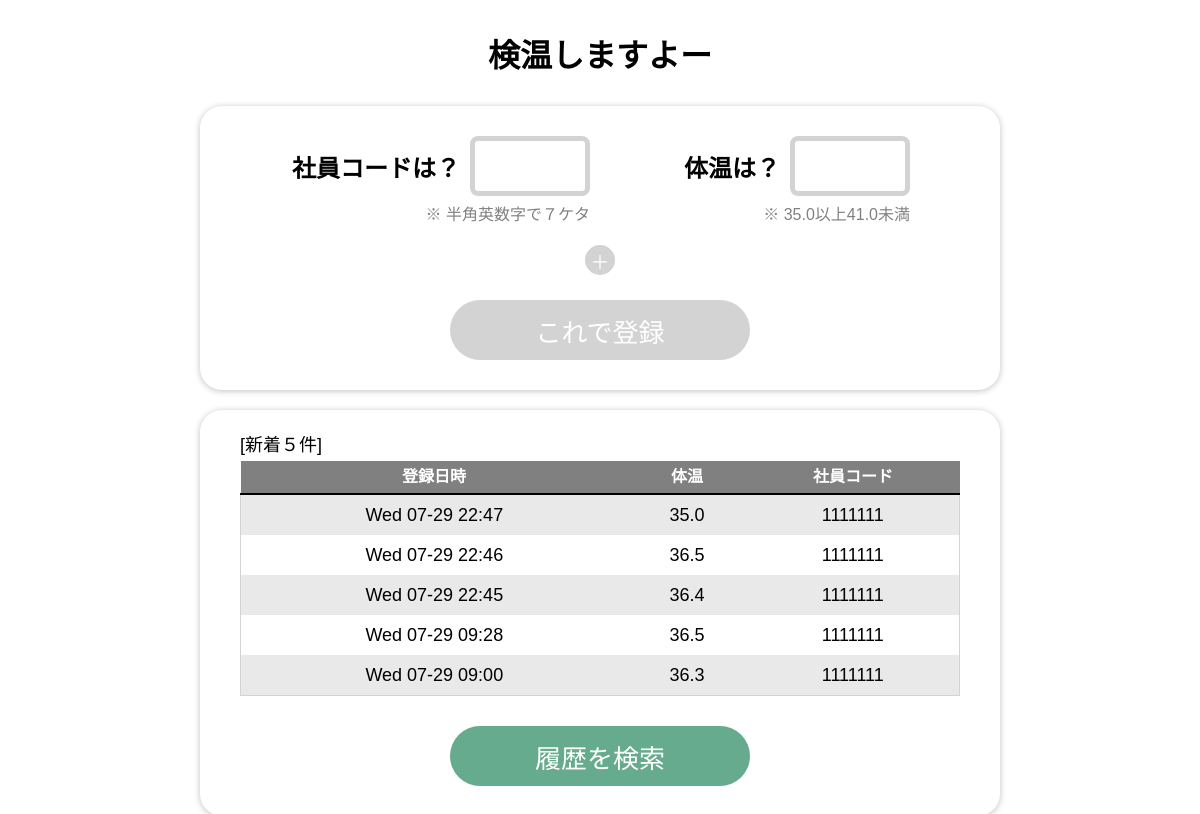
The page / on the database its author committed.
### main/models.py (models this page shows, shortened)
class Entry(db.Model):
    id = db.Column(db.Integer, primary_key=True)
    jcode = db.Column(db.String)
    temp = db.Column(db.Float)
    date = db.Column(db.DateTime)
    breathlessness = db.Column(db.String)
    dullness = db.Column(db.String)
    comment = db.Column(db.String)

### main/views.py (the view)
@app.route('/', methods=['get','post'])
def show_entries():
    entries_head = Entry.query\
        .order_by(desc(Entry.date))\
        .limit(5)\
        .all()
    return flask.render_template('entry.html', entries_head=entries_head)

### main/templates/entry.html (shortened to what this page needs)
<!DOCTYPE html>
<html lang="ja">
  <head>
    <link rel="stylesheet" href="../static/style.css">
  </head>
  <body>
    <div class="container">
      <h1>検温しますよー</h1>
    </div>
    <div class="module-container">
      <form action="{{ url_for('add_entry') }}" method=post>
        <div class="qa-area">
          <div class="jcode-box" >
            <div class="qa-set">
              <div class="q-line">
                <p>社員コードは？</p>
              </div>
              <div class="a-form">
                <input type="text" name="jcode" id="input1" maxlength="7">
              </div>
            </div>
            <div class="alert-line">
              <p id="alert1"> ※ 半角英数字で７ケタ</p>
            </div>
          </div>
          <div class="temp-box">
            <div class="qa-set">
              <div class="q-line">
                <p>体温は？</p>
              </div>
              <div class="a-form">
                <input type="text" name="temp" id="input2" maxlength="4">
              </div>
            </div>
            <div class="alert-line">
              <p id="alert2"> ※ 35.0以上41.0未満</p>
            </div>
          </div>
        </div>
        <div class="extra-area">
          <div>
            <button type="button" id="extra-btn">＋</button>
          </div>
        </div>
        <div class="submit-area">
          <button type="submit" id="enter-btn">これで登録</button>
        </div>
      </form>
    </div>
    <div class="module-container">
      <div class="logs-area">
        <p>[新着５件]</p>
        <div class="logs-box5">
          <table class="logs-table" align=left>
            <thead>
              <tr>
                <th>登録日時</th>
                <th>体温</th>
                <th>社員コード</th>
              </tr>
            </thead>
            <tbody>
              {% for entry in entries_head %}
              <tr>
                <td>{{entry.date.strftime('%a %m-%d %H:%M')}}</td>
                <td>{{entry.temp}}</td>
                <td>{{entry.jcode}}</td>
              </tr>
              {% endfor %}
            </tbody>
          </table>
        </div>
      </div>
      <form action="{{ url_for('specify_logs') }}" method=post>
        <div class="submit-area">
          <button type="submit" id="std-btn">履歴を検索</button>
        </div>
      </form>
    </div>
  </body>
</html>

### main/static/style.css (style rules this page uses)
body { margin: auto 0px; width: 100%; background: white; font-family: sans-serif; }
h1 { margin: 30px auto; text-align: center; }
.container, .module-container { width: 90%; max-width: 800px; min-width: 640px; margin: 20px auto; }
.module-container { padding: 10px 0px; box-shadow: 0 1px 6px 0 rgba(32, 33, 36, .28); border-radius: 22px; }
.qa-area { width: 640px; margin: 0px auto; padding-top: 20px; display: flex; }
.extra-area { margin: 0px auto; text-align: center; }
.submit-area { margin: 0px auto; padding-bottom: 20px; text-align: center; }
.logs-area { width: 90%; max-width: 720px; margin: 0px auto; }
.jcode-box, .temp-box { font-size: 18px; margin: 0px auto; }
.qa-set { width: 100%; display: flex; align-items: center; }
.q-line { width: 180px; }
.q-line p { text-align: right; margin-top: 0px; margin-bottom: 0px; margin-right: 10px; font-size: 24px; font-weight: bold; }
.a-form input { width: 100px; padding: 0 5px; font-size: 24px; height: 50px; background-color: white; border-color: #d3d3d3; border-radius: 8px; border-style: solid; border-width: thick; -webkit-appearance: none; outline-style: none; }
.alert-line { width: 100%; margin-bottom: 20px; }
.alert-line p { margin: 5px 0px 10px 0px; text-align: right; font-size: 16px; color: gray; }
button { align-content: center; width: 300px; height: 60px; color: white; font-size: 26px; margin-top: 25px; margin-bottom: 0px; padding: 0 20px; border: none; border-radius: 40px; background-color: #66AB8D; cursor: pointer; }
#extra-btn { width: 30px; height: 30px; margin: 0px auto; padding: 0px; font-size: 19px; border-radius: 15px; background-color: #d3d3d3; cursor: default; }
#enter-btn { background-color: #d3d3d3; cursor: default; }
.logs-area p { margin: 10px auto 5px auto; font-size: 18px; }
.logs-box5 { height: 240px; overflow: auto; }
.logs-table { table-layout: auto; width: 100%; border-collapse: collapse; border-spacing: 0; color: black; font-size: 18px; }
.logs-table thead { color: white; background: gray; border-bottom: 2px solid black; font-size: 16px; text-align: center; line-height: 30px; }
.logs-table tbody tr:nth-child(odd) { background: #e9e9e9; }
.logs-table tbody tr:nth-child(even) { background: #ffffff; }
.logs-table tbody { text-align: center; vertical-align: middle; line-height: 40px; white-space: normal; max-width: none; border: solid 1px #d3d3d3; }
.logs-table td { padding: 0em 0.3em; }

### rows shown on the page
Entry: date "Wed 07-29 22:47", temp "35.0", jcode "1111111"
Entry: date "Wed 07-29 22:46", temp "36.5", jcode "1111111"
Entry: date "Wed 07-29 22:45", temp "36.4", jcode "1111111"
Entry: date "Wed 07-29 09:28", temp "36.5", jcode "1111111"
Entry: date "Wed 07-29 09:00", temp "36.3", jcode "1111111"
